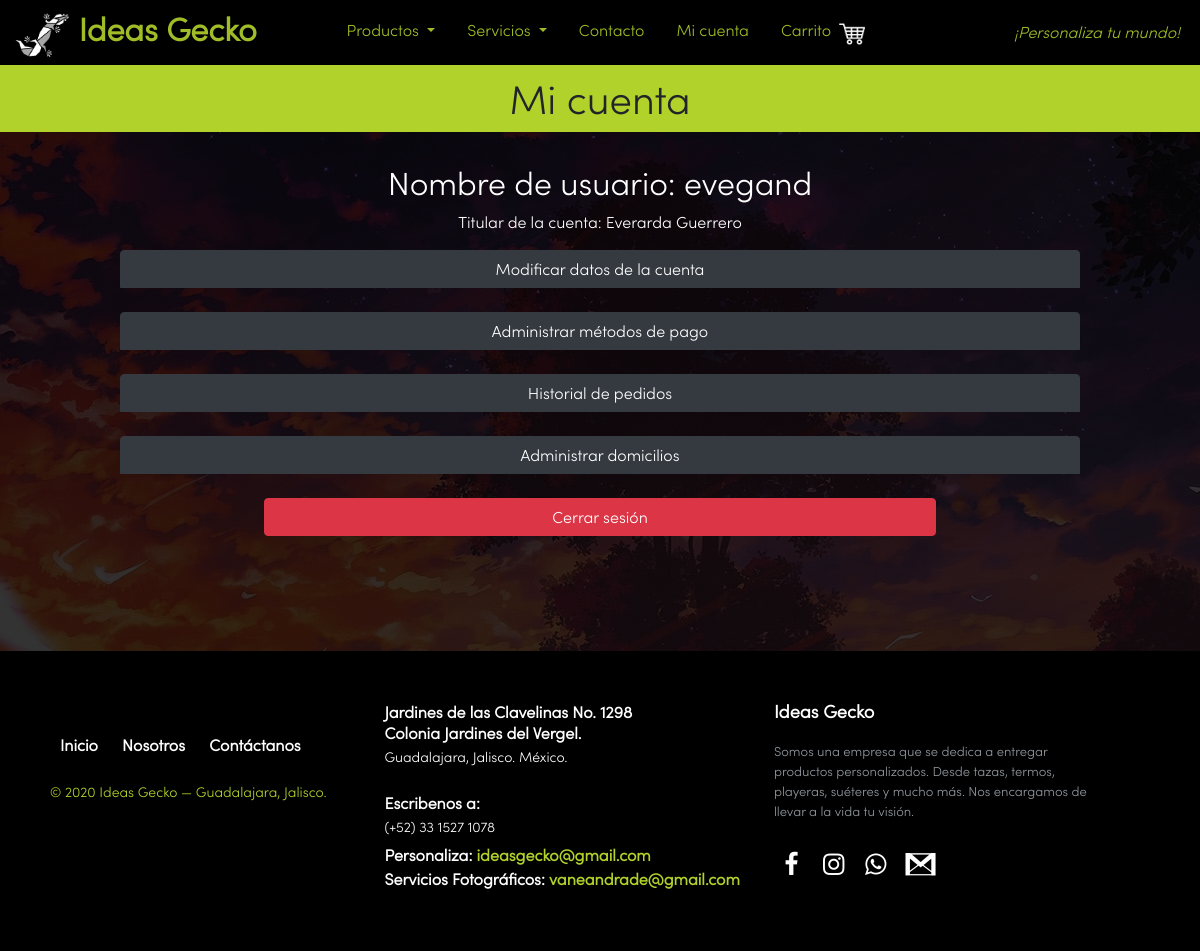
The app's page /micuenta.php (signed in) with its own data.
### tables this page shows
CREATE TABLE `usuarios` (
  `id_usuario` int(11) NOT NULL,
  `username` varchar(20) NOT NULL,
  `password` varchar(45) NOT NULL,
  `id_rol` int(11) NOT NULL,
  `telefono` varchar(12) NOT NULL,
  `correo` varchar(50) NOT NULL,
  `apellido` varchar(45) NOT NULL,
  `nombre` varchar(20) NOT NULL,
  `RFC` varchar(45) DEFAULT NULL,
  `cambio_usuario` int(2) NOT NULL
);

### micuenta.php (the view, shortened to what this page needs)
<?php
include("config/conexion.php");
?>
<!DOCTYPE html>
<html lang="en">
<head>
    <link href="Bootstrap/css/bootstrap.min.css" rel="stylesheet">
    <link href="CSS/geckonavbar_style.css" rel="stylesheet">
    <link href="CSS/estilos.css" rel="stylesheet">
    <link href="CSS/productos.css" rel="stylesheet">
    <link href="CSS/dropdowns.css" rel="stylesheet">
    <link href="CSS/Icons/fontello-e1be2622/css/fontello.css" rel="stylesheet">
</head>
<body>
	<?php include 'menu.php'; ?>
	<link href="CSS/dropdowns.css" rel="stylesheet">
		<div style="height: 64px"></div>
		<h1>Mi cuenta</h1>
		<div style="text-align: center;color: white;width: 80vw;margin:auto; padding-bottom: 100px;">
			<?php
				$username = $_SESSION['login_user_sys'];
				$consulta= "SELECT * FROM usuarios WHERE username='" . $username . "'";
				$result= mysqli_query($conexion,$consulta);
				$fila_user = mysqli_fetch_array($result);
				$nombre = $fila_user['nombre'];
				$apellido = $fila_user['apellido'];
				$usuario = $fila_user['username'];
				$id_usuario = $fila_user['id_usuario'];
			?>
			<br>
			<h2>Nombre de usuario: <?php echo $usuario; ?></h2>
 			<p>Titular de la cuenta: <?php echo $nombre ." ". $apellido; ?></p>
			<?php
				echo "<button class='btn btn-dark' onclick='dropMenu(`datosCuenta`)'>Modificar datos de la cuenta</button>
						<div id='datosCuenta' class='dropMenu' style='display:none;'>
						  <table class='tabla_admin'>
						  	<form name='modifyForm' method='post' onsubmit='return confirmModifyUser()'>
					          <tr><td>Nombres           </td> <td><input type='text' name='new_nombres'   value='" . $fila_user['nombre']   . "' required minlength='4'></td></tr>
					          <tr><td>Apellidos         </td> <td><input type='text' name='new_apellidos' value='" . $fila_user['apellido'] . "' ></td></tr>
					          <tr><td>Telefono          </td> <td><input type='text' name='new_telefono'  value='" . $fila_user['telefono'] . "' placeholder='10 dígitos*' required pattern='[0-9]{10}' maxlength='10'></td></tr>
					          <tr><td>Correo electrónico</td> <td>" . $fila_user['correo']                                                  . "  </td></tr>
					          <tr><td>Nombre de usuario </td> <td>" . $fila_user['username']                                                . "  </td></tr>
					          <tr><td>RFC               </td> <td><input type='text' name='new_RFC'  value='" . $fila_user['RFC'] . "'></td></tr>
					          <tr><td>Contraseña</td><td><input id='contrasena' type='password' name='new_contrasena' value='" . $fila_user['password'] . "'></td></tr>
					          <tr><td>Repetir contraseña</td><td><input id='contrasena2' type='password' name='new_contrasena2' onclick='color(this)' value='" . $fila_user['password'] . "'></td></tr>
					          <tr><td><input type='checkbox' onclick='showPass()'>&nbsp Mostrar<br>contraseña</td>
					          	  <td><button class='btn btn-success' type='submit' name='modificado' value='". $id_usuario ."'>Modificar</button></td>
					          </tr>
					        </form>
				          </table>
				        </div><br><br>";
				echo '<button class="btn btn-dark"  onclick="dropMenu(`metodosP`)">Administrar métodos de pago</button>
					  <div id="metodosP" class="dropMenu" style="display:none;">
						<table class="tabla_admin"><tr><th>Titular</th><th>Número de tarjeta</th><th>Expira</th><th></th></tr>';
				echo '</table></div><br><br>';
				echo "<button class='btn btn-dark' style='width: 100%' onclick='dropMenu(`historial`)'>Historial de pedidos</button>
						<div id='historial' class='dropMenu' style='display:none;'>
							<table class='tabla_admin'>
								<tr><th>ID</th> <th>Método de Pago</th> <th>Dirección</th> <th>Destinatario</th> <th>Teléfono</th> <th>Fecha</th> <th></th></tr>";
				echo		"</table>
						</div><br><br>";
				echo "<button class='btn btn-dark' style='width: 100%' onclick='dropMenu(`domicilios`)'>Administrar domicilios</button>
				      <div id='domicilios' class='dropMenu' style='display:none;'>
				      	<table class='tabla_admin'>
				      		<tr> <th>ID</th> <th>Ciudad</th> <th>Colonia</th> <th>Calle</th> <th>Número</th> <th>CP</th> <th></th> </tr>";
				echo   "</table></div><br><br>";
				echo ' <form action="" method="POST">
					<input style="width: 70%;font-size:1rem" type="submit" value="Cerrar sesión" name="logout" class="btn btn-danger">
				</form>	' ;
			?>
		</div>
</body>
</html>

### CSS/estilos.css (style rules this page uses)
* { font-family: 'Sofiapro'; }
button, [type="button"], [type="reset"], [type="submit"] { -webkit-appearance: none; }

### CSS/productos.css (style rules this page uses)
* { font-family: 'Sofiapro'; }
body { background-color: rgb(27,27,27); background: linear-gradient( rgba(0, 0, 0, 0.8), rgba(0, 0, 0, 0.8) ), url('../Images/creativekidswallpaper.jpg'); }
h1 { text-align: center; padding: 10px; background-color: rgb(177,210,43); }
button { font-size: 0.5vw; }

### CSS/dropdowns.css (style rules this page uses)
.btn-dark { width: 100%; border-radius: 4px 4px 0 0; }

### CSS/footer.css (style rules this page uses)
footer { bottom: 0; }
.footer-distributed { background-color: #000; box-sizing: border-box; width: 100%; text-align: left; font: bold 16px sans-serif; padding: 50px 50px 60px 50px; margin-top: 15px; }
.footer-distributed .footer-left, .footer-distributed .footer-center, .footer-distributed .footer-right { display: inline-block; vertical-align: top; }
.footer-distributed .footer-left { width: 30%; }
.footer-distributed .footer-links { color: #ffffff; margin: 20px 0 12px; }
.footer-distributed .footer-links a { display:inline-block; line-height: 1.8; text-decoration: none; color: inherit; padding: 10px; }
.footer-distributed .footer-company-name { color: #B1D22B; font-size: 14px; font-weight: normal; margin: 0; }
.footer-distributed .footer-center { width: 35%; }
.footer-distributed .footer-center p { display: inline-block; color: #ffffff; vertical-align: middle; margin:0; }
.footer-distributed .footer-center p span { display:block; font-weight: normal; font-size:14px; line-height:2; }
.footer-distributed .footer-center p a { color: #B1D22B; text-decoration: none;; }
.footer-distributed .footer-right { width: 30%; }
.footer-distributed .footer-company-about { line-height: 20px; color: #92999f; font-size: 13px; font-weight: normal; margin: 0; }
.footer-distributed .footer-company-about span { display: block; color: #ffffff; font-size: 18px; font-weight: bold; margin-bottom: 20px; }
.footer-distributed .footer-icons { margin-top: 25px; }
.footer-distributed .footer-icons a { display: inline-block; width: 35px; height: 35px; cursor: pointer; background-color: transparent; border-radius: 2px; font-size: 25px; color: #ffffff; text-align: center; line-height: 35px; margin-right: 3px; margin-bottom: 10px; }

### records on screen
usuarios: username "evegand", nombre "Everarda", apellido "Guerrero"
